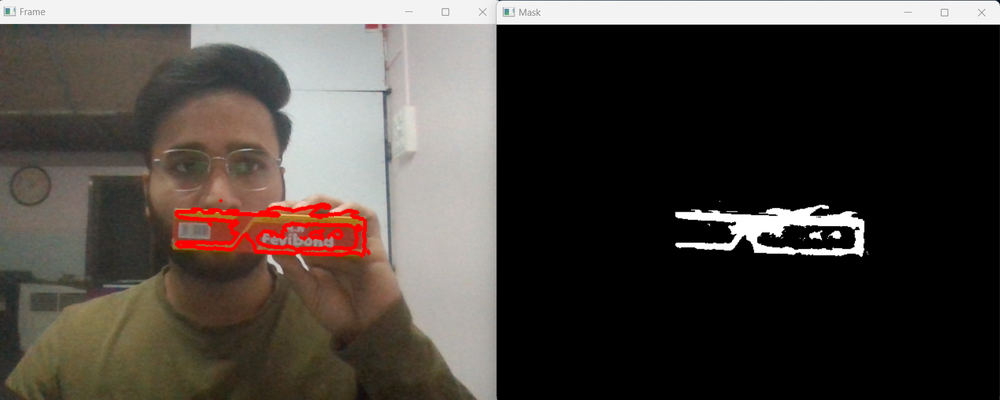
#> input picture Countor/countor.png, 1000 x 400 px, shrunk from 1587 x 635 before the run, given in place of the camera
$ python countor.py
#> lines starting #> are read from the running program, lines starting #| are printed output that depends on the picture; after the words box and inside, x2 and y2 are one past the last pixel; in counts of white or black regions, pixels touching at a corner belong together
import numpy as np
import cv2
cap =cv2.VideoCapture(0)

while True:
    ret,frame = cap.read()
#> frame is the input picture: shape (400, 1000, 3); mean B, G, R 63, 68, 74.3
    gaussian = cv2.bilateralFilter(frame,9,50,50)

    hsv = cv2.cvtColor(gaussian,cv2.COLOR_BGR2HSV)
#> hsv: shape (400, 1000, 3); mean H, S, V 13.2, 27.6, 74.8
    lower_values = np.array([0,120,151])
    upper_value = np.array([33,255,255])

    mask = cv2.inRange(hsv,lower_values,upper_value)
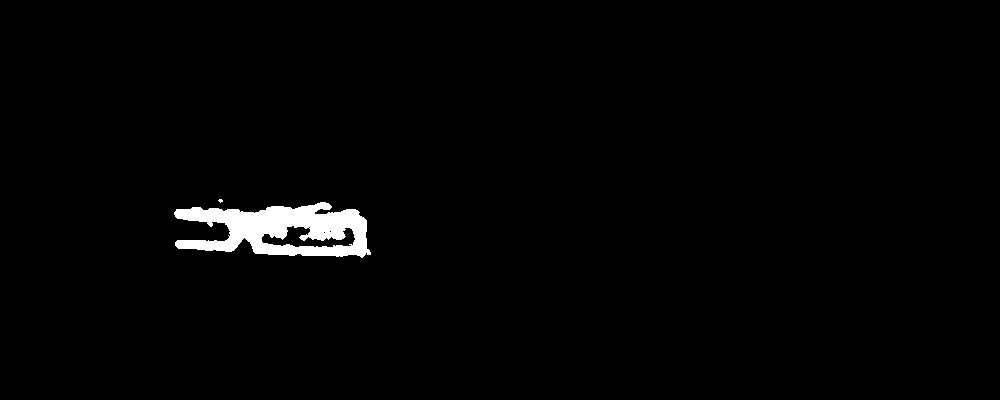
#> mask: shape (400, 1000); 1.6% white; 2 white regions (1 under 20 px)

    countours ,_= cv2.findContours(mask,cv2.RETR_TREE,cv2.CHAIN_APPROX_NONE)[-2:]
#> countours = 6 contours, 4 with area under 20; largest, box (x1, y1, x2, y2) and area: (174, 202, 371, 258) 7104, (261, 225, 356, 248) 1066
    for countour in countours:
        cv2.drawContours(frame,countour,-1,(0,0,255),3)
#> this loop made 6 passes
#> countour on passes 2 to 4: [[323, 232], [324, 231], [325, 232], [324, 233]], [[329, 231], [330, 230], [331, 231], [330, 232]], [[308, 227], [309, 226], [310, 227], [309, 228]]
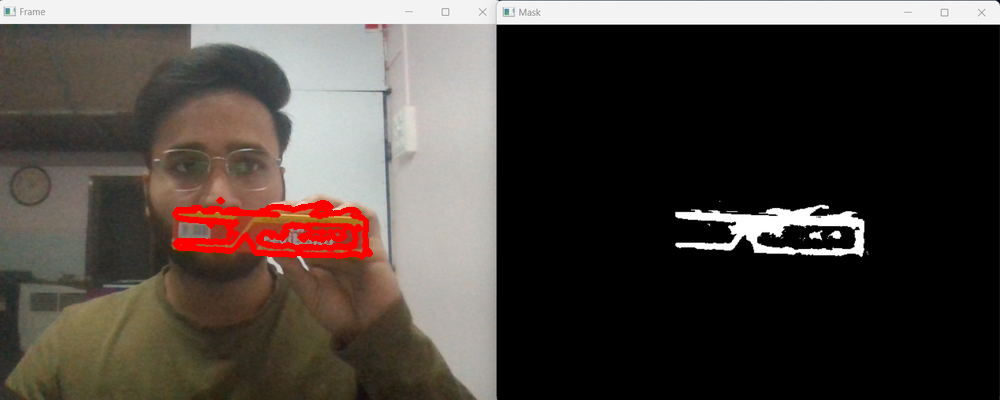
#> frame: shape (400, 1000, 3); 0.83% of pixels changed, all inside (x1, y1, x2, y2) = (172, 197, 373, 260)

    cv2.imshow("Frame",frame)
    cv2.imshow("Mask",mask)
    if cv2.waitKey(2)==27:
#> (key Esc is pressed here)
        break

cv2.destroyAllWindows()
